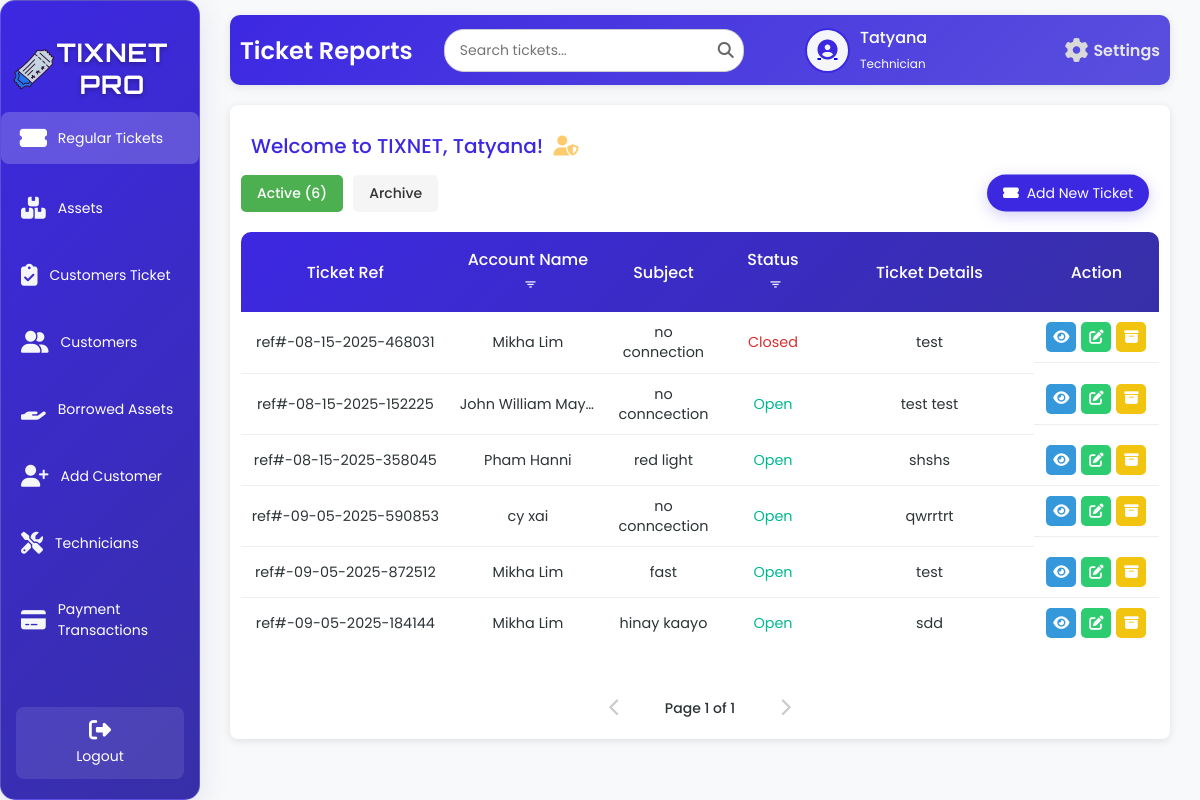
The app's page /staffD.php (signed in), older data.
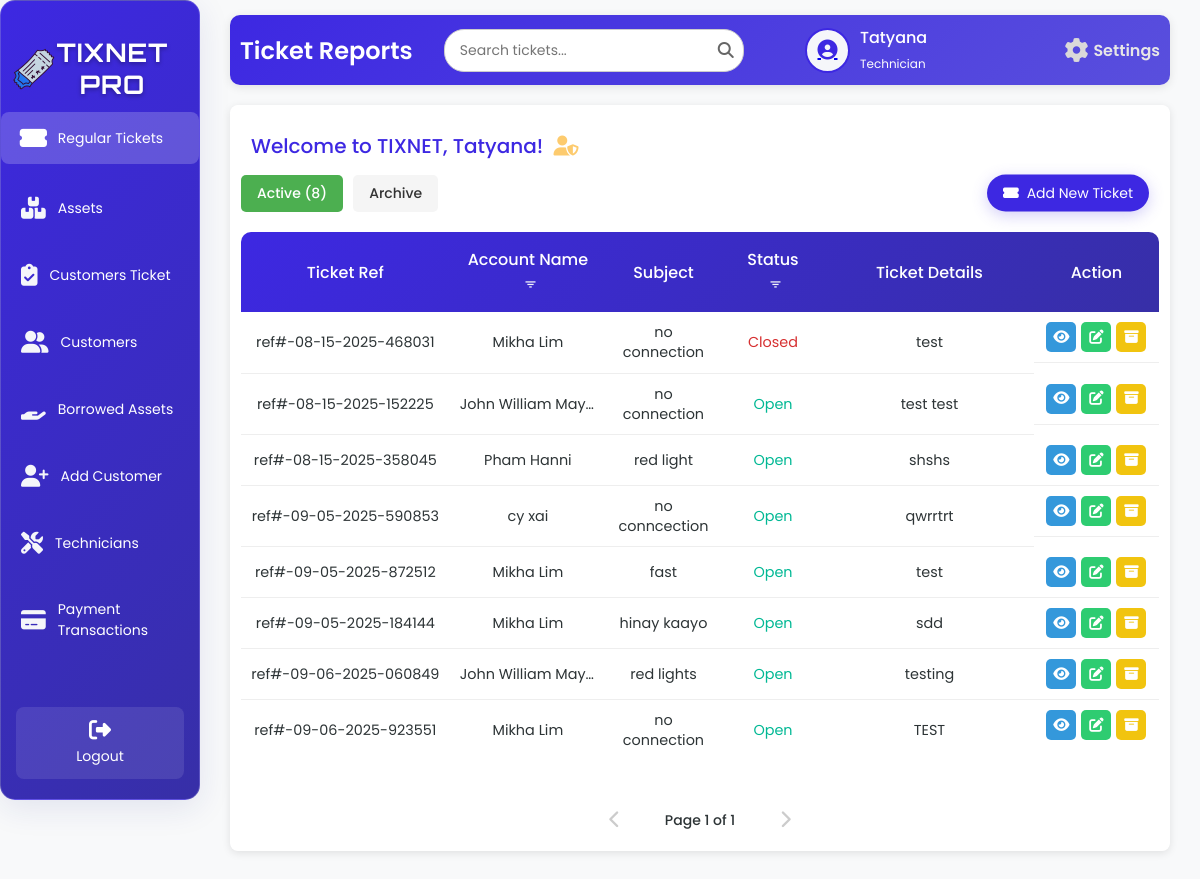
The same page, newer data.
### tables this page shows
CREATE TABLE `tbl_ticket` (
  `t_id` int(50) NOT NULL,
  `t_aname` varchar(200) NOT NULL,
  `t_subject` varchar(200) NOT NULL,
  `t_status` varchar(200) NOT NULL,
  `t_details` varchar(200) NOT NULL,
  `t_ref` varchar(200) NOT NULL,
  `technician_username` varchar(250) NOT NULL
);

### staffD.php (the view, shortened to what this page needs)
<?php
    include 'db.php';
    $firstName = '';
    $userType = '';
    $avatarPath = $_SESSION['avatarPath'];
    $sqlUser = "SELECT u_fname, u_lname, u_type FROM tbl_user WHERE u_username = ?";
    $stmt = $conn->prepare($sqlUser);
    $stmt->bind_param("s", $_SESSION['username']);
    $stmt->execute();
    $resultUser = $stmt->get_result();
    if ($resultUser->num_rows > 0) {
        $row = $resultUser->fetch_assoc();
        $firstName = $row['u_fname'] ?: 'Unknown';
        $userType = strtolower($row['u_type']) ?: 'staff';
    } else {
        error_log("User not found for username: {$_SESSION['username']}");
        $_SESSION['error'] = "User not found.";
        header("Location: index.php");
        exit();
    }
    $limit = 10;
    $pageActive = isset($_GET['page_active']) ? max(1, (int)$_GET['page_active']) : 1;
    $offsetActive = ($pageActive - 1) * $limit;
    $totalActiveQuery = "SELECT COUNT(*) AS total FROM tbl_ticket WHERE t_details NOT LIKE 'ARCHIVED:%'";
    $totalActiveResult = $conn->query($totalActiveQuery);
    $totalActiveRow = $totalActiveResult ? $totalActiveResult->fetch_assoc() : ['total' => 0];
    $totalActive = $totalActiveRow['total'];
    $totalActivePages = max(1, ceil($totalActive / $limit));
    $pageArchived = isset($_GET['page_archived']) ? max(1, (int)$_GET['page_archived']) : 1;
    $sqlActive = "SELECT t_ref, t_aname, t_subject, t_status, t_details, technician_username
                FROM tbl_ticket
                WHERE t_details NOT LIKE 'ARCHIVED:%'
                LIMIT ?, ?";
    $stmtActive = $conn->prepare($sqlActive);
    if ($stmtActive) {
        $stmtActive->bind_param("ii", $offsetActive, $limit);
        $stmtActive->execute();
        $resultActive = $stmtActive->get_result();
    } else {
        error_log("Prepare failed for active tickets: " . $conn->error);
        $resultActive = false;
    }
    ?>
    <!DOCTYPE html>
    <html lang="en">
    <head>
        <link rel="stylesheet" href="staffsD.css">
        <link rel="stylesheet" href="https://cdnjs.cloudflare.com/ajax/libs/font-awesome/6.6.0/css/all.min.css">
        <link rel="stylesheet" href="https://unpkg.com/boxicons@2.1.4/css/boxicons.min.css">
    </head>
    <body>
    <div class="wrapper">
        <div class="sidebar glass-container">
            <h2><img src="image/logo.png" alt="Tix Net Icon" class="sidebar-icon">TixNet Pro</h2>
             <ul>
               <li><a href="staffD.php" class="active"><i class="fas fa-ticket-alt icon"></i> <span>Regular Tickets</span></a></li>
               <li><a href="assetsT.php"><i class="fas fa-boxes icon"></i> <span>Assets</span></a></li>
               <li><a href="AllCustomersT.php"><i class="fas fa-clipboard-check icon"></i> <span>Customers Ticket</span></a></li>
               <li><a href="customersT.php"><i class="fas fa-user-friends icon"></i> <span>Customers</span></a></li>
               <li><a href="borrowedStaff.php"><i class="fas fa-hand-holding icon"></i> <span>Borrowed Assets</span></a></li>
               <li><a href="addC.php"><i class="fas fa-user-plus icon"></i> <span>Add Customer</span></a></li>
               <li><a href="AssignTech.php"><i class="fas fa-tools icon"></i> <span>Technicians</span></a></li>
               <li><a href="Payments.php"><i class="fas fa-credit-card icon"></i> <span>Payment Transactions</span></a></li>
             </ul>
    <footer>
        <a href="technician_staff.php" class="back-home"><i class="fas fa-sign-out-alt"></i> Logout</a>
    </footer>
        </div>
        <div class="container">
            <div class="upper">
                <h1>Ticket Reports</h1>
                <div class="search-container">
                    <input type="text" class="search-bar" id="searchInput" placeholder="Search tickets..." onkeyup="debouncedSearchTickets()">
                    <span class="search-icon"><i class="fas fa-search"></i></span>
                </div>
                <div class="user-profile">
                    <div class="user-icon">
                        <a href="image.php">
                            <?php
                            $cleanAvatarPath = preg_replace('/\?\d+$/', '', $avatarPath);
                            if (!empty($avatarPath) && file_exists($cleanAvatarPath)) {
                                echo "<img src='" . htmlspecialchars($avatarPath, ENT_QUOTES, 'UTF-8') . "' alt='User Avatar'>";
                            } else {
                                echo "<i class='fas fa-user-circle'></i>";
                            }
                            ?>
                        </a>
                    </div>
                    <div class="user-details">
                        <span><?php echo htmlspecialchars($firstName, ENT_QUOTES, 'UTF-8'); ?></span>
                        <small><?php echo htmlspecialchars(ucfirst($userType), ENT_QUOTES, 'UTF-8'); ?></small>
                    </div>
                    <a href="settings.php" class="settings-link">
                        <i class="fas fa-cog"></i>
                        <span>Settings</span>
                    </a>
                </div>
            </div>
            <div class="table-box glass-container">
                <div class="username">
                    Welcome to TIXNET, <?php echo htmlspecialchars($firstName, ENT_QUOTES, 'UTF-8'); ?>!
                    <i class="fas fa-user-shield admin-icon"></i>
                </div>
                <div class="header-controls">
                    <div class="tab-buttons">
                        <button class="tab-btn <?php echo (isset($_GET['tab']) && $_GET['tab'] === 'archived') ? '' : 'active'; ?>" onclick="showTab('active')">Active (<?php echo $totalActive; ?>)</button>
                        <button class="tab-btn <?php echo (isset($_GET['tab']) && $_GET['tab'] === 'archived') ? 'active' : ''; ?>" onclick="showTab('archived')">Archive
                        </button>
                    </div>
                    <button class="add-user-btn" onclick="showAddTicketModal()">
                        <i class="fas fa-ticket-alt"></i> Add New Ticket
                    </button>
                </div>
        <div id="active-tickets" class="tab-content <?php echo (isset($_GET['tab']) && $_GET['tab'] === 'archived') ? '' : 'active'; ?>">
            <div class="table-container">
                <table>
                    <thead>
                        <tr>
                            <th>Ticket Ref</th>
                            <th>Account Name <button class="filter-btn" onclick="showAccountFilterModal('active')" title="Filter by Account Name"><i class='bx bx-filter'></i></button></th>
                            <th>Subject</th>
                            <th>Status <button class="filter-btn" onclick="showTypeFilterModal('active')" title="Filter by Type"><i class='bx bx-filter'></i></button></th>
                            <th>Ticket Details</th>
                            <th>Action</th>
                        </tr>
                    </thead>
                    <tbody id="active-table-body">
                        <?php
                        if ($resultActive && $resultActive->num_rows > 0) {
                            while ($row = $resultActive->fetch_assoc()) {
                                $statusClass = 'status-' . strtolower($row['t_status']);
                                echo "<tr>
                                        <td>" . htmlspecialchars($row['t_ref'], ENT_QUOTES, 'UTF-8') . "</td>
                                        <td>" . htmlspecialchars($row['t_aname'], ENT_QUOTES, 'UTF-8') . "</td>
                                        <td>" . htmlspecialchars($row['t_subject'], ENT_QUOTES, 'UTF-8') . "</td>
                                        <td class='$statusClass' style='cursor: pointer;' onclick=\"showCloseTicketModal('" . htmlspecialchars($row['t_ref'], ENT_QUOTES, 'UTF-8') . "', '" . htmlspecialchars($row['t_aname'], ENT_QUOTES, 'UTF-8') . "', '" . htmlspecialchars($row['t_status'], ENT_QUOTES, 'UTF-8') . "')\">" . ucfirst(strtolower($row['t_status'])) . "</td>
                                        <td>" . htmlspecialchars(preg_replace('/^ARCHIVED:/', '', $row['t_details']), ENT_QUOTES, 'UTF-8') . "</td>
                                        <td class='action-buttons'>
                                            <a class='view-btn' href='#' onclick=\"showViewModal('" . htmlspecialchars($row['t_ref'], ENT_QUOTES, 'UTF-8') . "', '" . htmlspecialchars($row['t_aname'], ENT_QUOTES, 'UTF-8') . "', '" . htmlspecialchars($row['t_subject'], ENT_QUOTES, 'UTF-8') . "', '" . htmlspecialchars($row['t_status'], ENT_QUOTES, 'UTF-8') . "', '" . htmlspecialchars(preg_replace('/^ARCHIVED:/', '', $row['t_details']), ENT_QUOTES, 'UTF-8') . "')\" title='View'><i class='fas fa-eye'></i></a>
                                            <a class='edit-btn' href='#' onclick=\"showEditTicketModal('" . htmlspecialchars($row['t_ref'], ENT_QUOTES, 'UTF-8') . "', '" . htmlspecialchars($row['t_aname'], ENT_QUOTES, 'UTF-8') . "', '" . htmlspecialchars($row['t_subject'], ENT_QUOTES, 'UTF-8') . "', '" . htmlspecialchars($row['t_status'], ENT_QUOTES, 'UTF-8') . "', '" . htmlspecialchars($row['t_details'], ENT_QUOTES, 'UTF-8') . "')\" title='Edit'><i class='fas fa-edit'></i></a>
                                            <a class='archive-btn' href='#' onclick=\"showArchiveModal('" . htmlspecialchars($row['t_ref'], ENT_QUOTES, 'UTF-8') . "', '" . htmlspecialchars($row['t_aname'], ENT_QUOTES, 'UTF-8') . "')\" title='Archive'><i class='fas fa-archive'></i></a>
                                        </td></tr>";
                            }
                        } else {
                            echo "<tr><td colspan='6' class='no-tickets'>No active tickets found.</td></tr>";
                        }
                        ?>
                    </tbody>
                </table>
            </div>
                    <div class="pagination" id="active-pagination">
                        <?php if ($pageActive > 1): ?>
                            <a href="?tab=active&page_active=<?php echo $pageActive - 1; ?>&page_archived=<?php echo $pageArchived; ?>" class="pagination-link"><i class="fas fa-chevron-left"></i></a>
                        <?php else: ?>
                            <span class="pagination-link disabled"><i class="fas fa-chevron-left"></i></span>
                        <?php endif; ?>
                        <span class="current-page">Page <?php echo $pageActive; ?> of <?php echo $totalActivePages; ?></span>
                        <?php if ($pageActive < $totalActivePages): ?>
                            <a href="?tab=active&page_active=<?php echo $pageActive + 1; ?>&page_archived=<?php echo $pageArchived; ?>" class="pagination-link"><i class="fas fa-chevron-right"></i></a>
                        <?php else: ?>
                            <span class="pagination-link disabled"><i class="fas fa-chevron-right"></i></span>
                        <?php endif; ?>
                    </div>
                </div>
            </div>
        </div>
    </div>
    </body>
    </html>

### staffD.php (style rules this page uses)
.header-controls { display: flex; justify-content: space-between; align-items: flex-start; margin-bottom: 10px; position: relative; }
.tab-buttons { display: flex; gap: 10px; }
.tab-btn { padding: 8px 16px; border: none; border-radius: 5px; font-size: 14px; font-weight: 500; cursor: pointer; transition: background-color 0.3s; position: relative; background-color: #f5f5f5; color: #333; margin-top: 30%; }
.tab-btn.active { background-color: #4CAF50; color: white; }
.tab-content { margin-top: 15px; display: none; }
.tab-content.active { display: block; }
.filter-btn { background: transparent !important; border: none; cursor: pointer; font-size: 15px; color: var(--light, #f5f8fc); margin-left: 5px; vertical-align: middle; padding: 0; outline: none; }
th .filter-btn { background: transparent !important; }
table td:first-child { text-align: center !important; vertical-align: middle; }
table td { text-align: center; vertical-align: middle; }
.action-buttons { text-align: center; white-space: nowrap; }
.pagination { display: flex; justify-content: center; align-items: center; margin-top: auto; padding-top: 20px; }
.pagination-link { display: inline-flex; align-items: center; justify-content: center; width: 40px; height: 40px; border-radius: 50%; background: white; color: var(--primary); text-decoration: none; margin: 0 5px; box-shadow: 0 4px 10px rgba(0, 0, 0, 0.05); transition: all 0.3s; }
.pagination-link.disabled { color: #ccc; pointer-events: none; box-shadow: none; }
.current-page { margin: 0 15px; font-weight: 500; color: var(--dark); }

Row changes from the older to the newer data that the page shows:
changed tbl_ticket "ref#-08-15-2025-152225": t_subject "no conncection" → "no connection"
added tbl_ticket: t_ref "ref#-09-06-2025-060849", t_aname "John William May…", t_subject "red lights", t_status "Open", t_details "testing"
added tbl_ticket: t_ref "ref#-09-06-2025-923551", t_aname "Mikha Lim", t_subject "no connection", t_status "Open", t_details "TEST"
Text that changed along with them:
$totalActive: "6" → "8"
